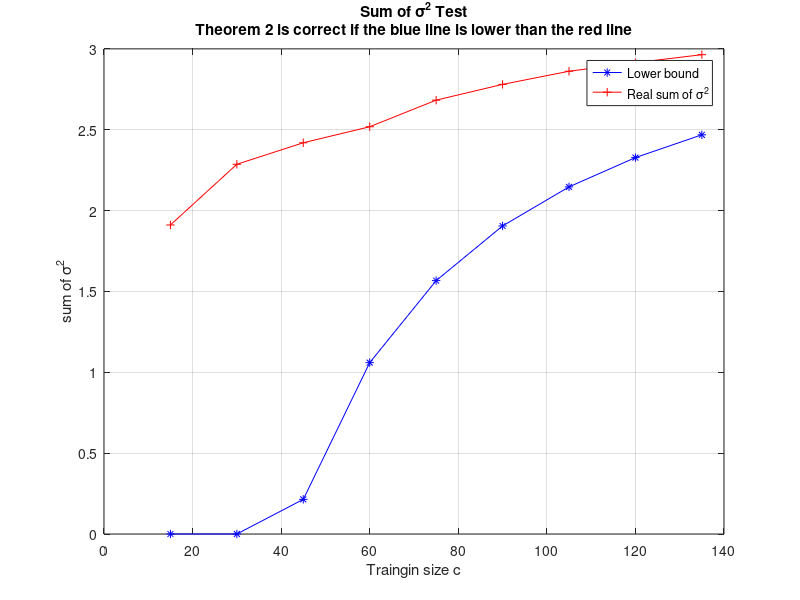

Write MATLAB code to recreate this figure.
function demo_Theorem2
% To verity Theorem 2 in [1].
%
% [1] Li He, Nilanjan Ray and Hong Zhang. Error Bound of
% Nystrom-approximated NCut Eigenvectors and Its Application to Training
% Size Selection. To appear in Neurocomputing.
%
% Introduction:
% Theorem 2 in [1] gives the lower bound on Normalized Cuts Nystrom
% approximated eigenvectors.
%
% In this test, we generate the similarity matrix K, degree matrix D of
% data. We want to approximate the leading l eigenvectors V of this matrix:
%
%                   D^{-1/2}KD^{-1/2}
%
% We employ Nystrom to get V', the approximate eigenvectors to V.
% We then build matrix V'^TV, and calculate the singular values of V'^TV,
% titled s_i, i=1,...,l. Then, Theorem 2 should be satisfied.
%
% Source codes available at
% https://github.com/LiHeUA/
%
% Li He: lhe2@ualberta.ca

clc
close all

%% 0. Load Data and Build K, D, V
load Iris.mat; % Iris dataset, http://archive.ics.uci.edu/ml/datasets/Iris

% Number of data points
n = size(data,1);

% Classes number, l=3 in Iris
l = 3;

% Gaussian kernel parameter \tau
tau = .5;

% Euclidean distance
dis = pdist2(data,data);

% Similarity matrix K
K = exp(-dis.^2/2/tau^2);

% Degree matrix D
D = sum(K);

% D^{-1/2}
invD2 = sqrt(1./D);

% Normalized similarity matrix D^{-1/2}KD^{-1/2}
nK = diag(invD2)*K*diag(invD2);

% Ground truth eigenvectors V
[V,lambda] = eig(nK);
[lambda,idx] = sort(diag(lambda),'descend');
V = V(:,idx);
V = V(:,1:l);

% the l-th eigenvalue of nK
lambda_l = lambda(l);

% training size list
cList = round( [.1:.1:.9]*n );

% Expected sum of squared singular values and real values
ES = zeros(length(cList),1);
RS = zeros(length(cList),1);

%% 1. loop on different training size
for t=1:length(cList)
    
    c = cList(t); % training size
    
    %% 2. Expected \Sum_{i=1}^l { \Sigma_i^2 } from Theorem 2
    ES(t) = getExpectedSumSigma(n,c,K,lambda_l, l);
    
    %% 3. Real \Sum_{i=1}^l { \Sigma_i^2 } of Matrix V'^TV
    RS(t) = getRealSumSigma(n,c,K,l,V);
end

figure(2);
plot(cList,ES,'b*-');hold on;
plot(cList,RS,'r+-');
legend('Lower bound','Real sum of \sigma^2');
grid on;
xlabel('Traingin size c');
ylabel('sum of \sigma^2')
title(['Sum of \sigma^2 Test' 10 'Theorem 2 is correct if the blue line is lower than the red line']);

function ES = getExpectedSumSigma(n, c, K, lambda_l, l)
% Calculate the expected sum of squared singular values. Eq. (11) in [1]

% Degree matrix D
D = sum(K);

% D^{-1/2}
invD2 = sqrt(1./D);

% Normalized similarity matrix D^{-1/2}KD^{-1/2}
nK = diag(invD2)*K*diag(invD2);

% We assume \Delta=1, as described in [1]
Delta = 1;

% Eq. (11) in [1]
ES = lambda_l*l - lambda_l*( n*(n-c)/c/(n-1) * ( sum(1./D.^2)-norm(nK,'fro')^2/n ) )/Delta^2;
if ES<0
    ES = 0;
end


function RS = getRealSumSigma(n,c,K,l,V)
% Real sum of squared singular values.
% We sample a subset as training set, and calculate Nystrom approximated
% eigenvectors V' on that training set. Then, calculate the singular values
% s_i, i=1:l of matrix V'^TV, where V is the ground truth eigenvectors. 
% Then, RS = sum(s_i^2). We do this many times and return the average RS.

% max iterations
maxIter = 100;

%% 1. Test
% save sum of squared singular values in each trial
sumSingularVal = zeros(maxIter, 1);

% approximated eigenvectors
tildeV = zeros(n,l);

% loop in max iterations
for iter = 1:maxIter
    %% ramdomly pick up data points as training set, uniformly without replacement
    idx = randperm(n);
    idxTrain = idx(1:c);
    
    %% K_train, D_train, K_test_train, D_test
    K_train = K(idxTrain,idxTrain);
    D_train = sum(K_train);
    K_test_train = K(:,idxTrain);
    D_test = sum(K_test_train,2);
    
    % D_{train}^{-1/2} and D_{train}^{-1/2}*K_{train}*D_{train}^{-1/2}
    invD2_train = diag(1./sqrt(D_train));
    nK_train = invD2_train*K_train*invD2_train;
    
    % eigensystem of training set
    [vec_train,lambda] = eig(nK_train);
    [lambda, idx] = sort(diag(lambda),'descend');
    vec_train = vec_train(:,idx);
    vec_train = vec_train(:,1:l);
    
    %% Nystrom Approximation
    for i=1:l
        % approximated eigenvector
        tildeV(:,i) = sqrt(c/n)*diag(1./D_test.^.5) * K_test_train * diag(1./D_train.^.5) * vec_train(:,i) / lambda(i);
    end
    
    %% Sign Alignment. 
    % Since v or -v are both eigenvectors. So, require the approximated
    % eigenvectors tildeV pointing at the same direction as the ground 
    % truth.
    for i=1:l
        if dot( V(:,i), tildeV(:,i) ) < 0
            tildeV(:,i) = -tildeV(:,i);
        end
    end
    
    %% V'^TV and Its Singular Values
    A = tildeV'*V(:,1:l);
    [~, s, ~] = svd(A);
    
    sumSingularVal(iter) = sum(diag(s).^2);
end

% average value
RS = sum( sumSingularVal ) / maxIter;
